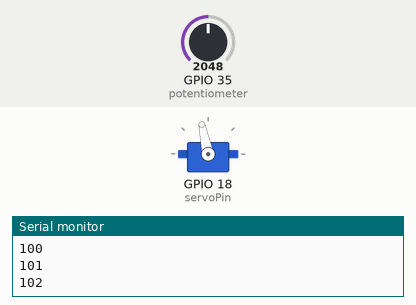
Simulated run of this sketch. Board: ESP32-C3. Parts: servo, the last lines printed to the serial monitor. The test bench sets the inputs (shaded band); at power-on: GPIO 35 (potentiometer) = 2048.

Above: at 1.26 s.
1.3 s: GPIO 35 (potentiometer) set to 0
At 2.8 s:
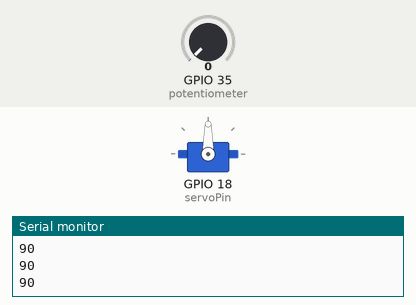
4.3 s: GPIO 35 (potentiometer) set to 1228
At 6.71 s:
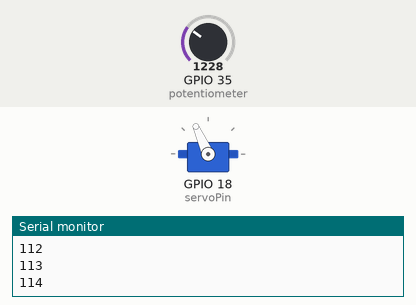
7.3 s: GPIO 35 (potentiometer) set to 2047
At 7.93 s:
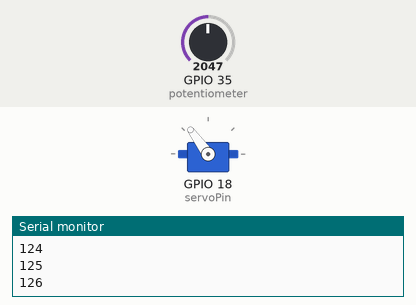
10.3 s: GPIO 35 (potentiometer) set to 491
13.3 s: GPIO 35 (potentiometer) set to 60
Timing chart, 0 to 17.3 s (numbered marks = the images above; inputs shaded):
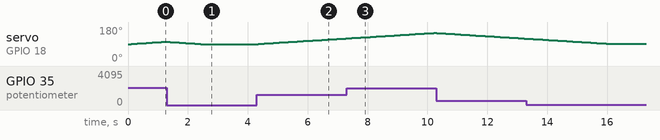

The sketch:

capstone_esp32_smooth_servo.ino
```cpp
// servo settings

#include <ESP32Servo.h>
Servo servo1;
//int set_angle = 0;
int current_angle = 90;  // setting starting angle to 90 degrees
unsigned long servo_timestamp = 0;


// Recommended PWM GPIO pins on the ESP32 include 2,4,12-19,21-23,25-27,32-33
// Possible PWM GPIO pins on the ESP32-S2: 0(used by on-board button),1-17,18(used by on-board LED),19-21,26,33-42
// Possible PWM GPIO pins on the ESP32-S3: 0(used by on-board button),1-21,35-45,47,48(used by on-board LED)
// Possible PWM GPIO pins on the ESP32-C3: 0(used by on-board button),1-7,8(used by on-board LED),9-10,18-21

// #if defined(CONFIG_IDF_TARGET_ESP32S2) || defined(CONFIG_IDF_TARGET_ESP32S3)
// int servoPin = 17;
// #elif defined(CONFIG_IDF_TARGET_ESP32C3)
// int servoPin = 7;
// #else
#define servoPin 18
// #endif
#define SERVO_INTERVAL 10  // changing the servo position every 10ms, defines the speed of the servo


// Timers auxiliar variables
unsigned long now = millis();
unsigned long lastMeasure = 0;


//Setup function
void setup() {
  Serial.begin(9600);

  // Allow allocation of all timers
  ESP32PWM::allocateTimer(0);
  ESP32PWM::allocateTimer(1);
  ESP32PWM::allocateTimer(2);
  ESP32PWM::allocateTimer(3);
  servo1.setPeriodHertz(50);            // standard 50 hz servo
  servo1.attach(servoPin, 1000, 2000);  // attaches the servo on pin 18 to the servo object

  pinMode(35, INPUT);
}

//Main program loop
void loop() {

  now = millis();
  // every n second
  if (now - lastMeasure > 100) {
    lastMeasure = now;

    //Serial.println(varFromMQTT);

    //int val1 = analogRead(A0);                // Read the potentiometer position
    //float angle_moisture = map(varFromMQTT, 1000, 2800, 90, 130);
    int val1 = analogRead(35);                // Read the potentiometer position

    motion(map(val1, 0, 1023, 90, 130));

    // if (varFromMQTT < 0) {
    // } else {
    //   float angle = map(varFromMQTT, 0, 15, 50, 255);
    //   led_red(5, lighting_g);
    // }

    delay(1);
  }
}


void motion(int set_angle) {
  if (millis() - servo_timestamp > SERVO_INTERVAL) {
    servo_timestamp += SERVO_INTERVAL;  // increment our timestamp by the servo interval
    // Measure the new set_angle only, if we really want to move the sensor


    // Increment or decrement the current angle according to the set_angle
    // and don't change it, when we already are at the set_angle
    if (set_angle > current_angle) {
      current_angle++;
    } else if (set_angle < current_angle) {
      current_angle--;
    }
    // Write the new angle to the servo
    servo1.write(current_angle);
    Serial.println(current_angle);
  }
}
```

Measured:
- after the input at 4.3 s, servo on GPIO 18 (servoPin): moves from 90° to 120° over 2.9 s, starting at once
